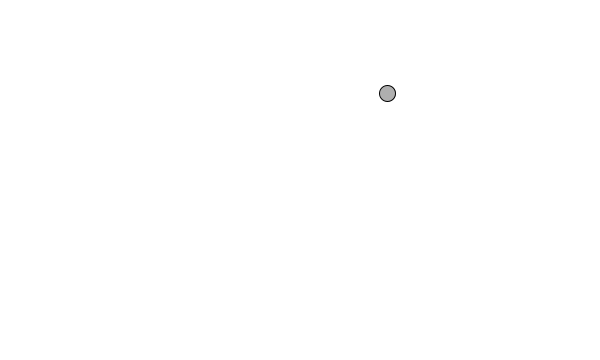
Frame 1 (no input)
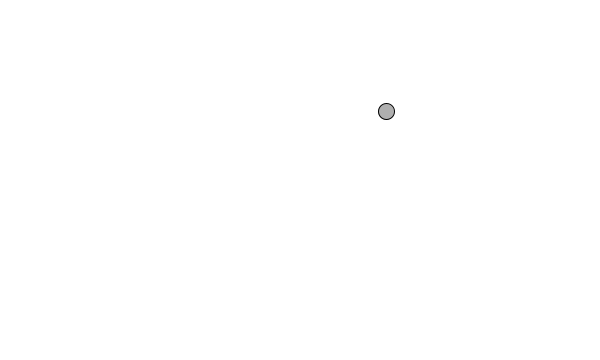
Frame 60 (the mouse pressed at the canvas centre just before this capture)
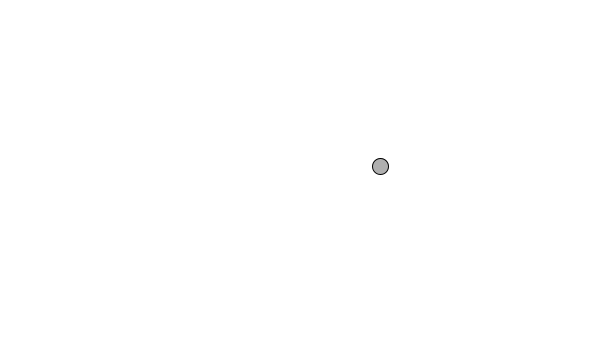
Frame 120 (the mouse held since frame 60 and released just before this capture)

The Processing sketch that drew these frames (run headless with seeded random() and noise(); from frame 60 on, the mouse is pressed at the canvas centre):

// Processing sketch: MoverClass
// ── MoverClass.pde
class Mover{
 
  PVector location;
  PVector velocity;
  PVector acceleration;
  float topspeed;
  
  
  Mover(){
   
    location = new PVector(random(width),random(height));
    velocity = new PVector(0,0);
    acceleration = new PVector(-0.001,0.01);
    topspeed = 10;
  }
  
  void update(){
    velocity.add(acceleration);
    velocity.limit(10);
   location.add(velocity); 
  }
  
  void display(){
   stroke(0);
   fill(175);
   ellipse(location.x,location.y,16,16);
  }
  
  void checkEdges(){
   if (location.x > width){
     location.x = 0;
   }
   else if(location.x < 0){
     location.x = width;
   }
   
   if (location.y > height){
     location.y = 0;
   }
   else if(location.y < 0){
     location.y = height;
   }
  }
}




Mover mover;

void setup(){
  size(600,360);
  mover = new Mover();

}


void draw(){
 
  background(255);
  mover.update();
  mover.checkEdges();
  mover.display();
  
}
